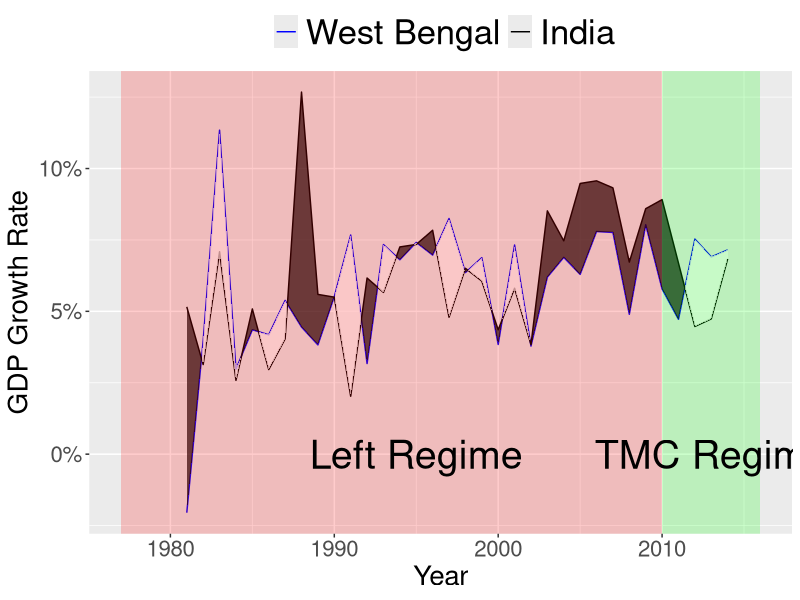

Write the R code that produced this figure.
setwd("D:\\Github\\West-Bengal-vs-India-GDP")

gdp.data <- read.csv("GDP Comparison India vs WB.csv")

####### Creation of Data for Ribbon Plot (Shading between lines) #######
require(reshape2)
require(plyr)
data <- melt(gdp.data, id.vars="Year")
data = ddply(data, c("variable"), function(x) data.frame(approx(x$Year, x$value, xout=seq(min(x$Year), max(x$Year), length.out=1000))))
names(data)[3] = "value"

ribbon.data = ddply(data, c("x"), summarize, ymin=min(value), ymax=max(value))

# For Dynamic Coloring of Area between Lines (Different shades for Positive and Negative)
GetSegs <- function(x) {
  segs = x[x$variable=='West.Bengal', ]$value >= x[x$variable=='India', ]$value
  segs.rle = rle(segs)
  
  on.top = ifelse(segs, 'West.Bengal', 'India')
  on.top[is.na(on.top)] = 'West.Bengal'
  
  group = rep.int(1:length(segs.rle$lengths), times=segs.rle$lengths)
  group[is.na(segs)] = NA
  
  data.frame(x=unique(x$x), group, on.top)
}

groups = ddply(data, NULL, GetSegs)
ribbon.data = join(ribbon.data, groups)

####### End of Creation of Data for Ribbon Plot #######

####### Creation of Political Regime Data #######

left_rect <- data.frame(xmin=1977, xmax=2010, ymin=-Inf, ymax=Inf)
tmc_rect <- data.frame(xmin=2010, xmax=2016, ymin=-Inf, ymax=Inf)

####### End of Creation of Political Regime Data #######

#open file for saving our plot
jpeg(filename="WBvsIndia.jpeg", width=1600, height=900)

# Now we are ready to plot our data
require(ggplot2)
require(scales)
ggplot(data=gdp.data) +
  geom_line(aes(x=Year, y = West.Bengal, colour="West Bengal")) +
  geom_line(aes(x=Year, y = India, colour="India")) +
  scale_colour_manual("", 
                      breaks = c("West Bengal", "India"),
                      values = c("West Bengal"="blue", "India"="black")) +
  labs(y="GDP Growth Rate") +
  scale_y_continuous(labels=percent) +
  # next line creates the ribbon plot for coloring the area between lines
  geom_ribbon(data=ribbon.data, aes(x=x, ymin=ymin, ymax=ymax, group=group, fill=on.top), alpha=0.7) +
  scale_fill_manual(values = c("West.Bengal" = "white", "India" = "black")) +
  # show political regimes
  geom_rect(data=left_rect, aes(xmin=xmin, xmax=xmax, ymin=ymin, ymax=ymax),
            fill="red",
            alpha=0.2,
            inherit.aes = FALSE) +
  geom_rect(data=tmc_rect, aes(xmin=xmin, xmax=xmax, ymin=ymin, ymax=ymax),
            fill="green",
            alpha=0.2,
            inherit.aes = FALSE) +
  annotate(geom="text", x=1995, y=0, label= "Left Regime", size=10) + 
  annotate(geom="text", x =2013, y=0, label = "TMC Regime", size=10) +
  guides(fill=FALSE) +
  theme(legend.position="top", legend.text=element_text(size=25),
        text = element_text(size=20))

# close the file
dev.off()